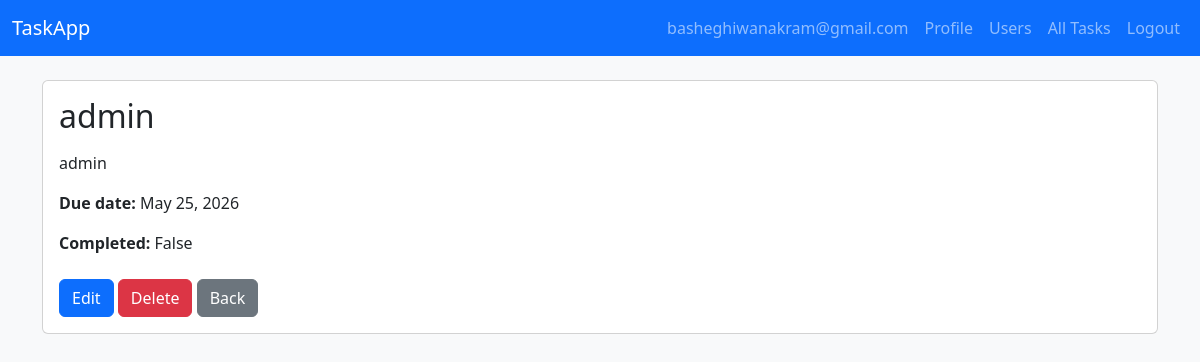
The page /tasks/6/ (signed in) on the database its author committed.
### accounte/models.py (models this page shows, shortened)
class Task(models.Model):
    owner = models.ForeignKey(settings.AUTH_USER_MODEL, on_delete=models.CASCADE, related_name='tasks')
    title = models.CharField(max_length=200)
    description = models.TextField(blank=True)
    created_at = models.DateTimeField(auto_now_add=True)
    due_date = models.DateField(null=True, blank=True)
    completed = models.BooleanField(default=False)
    class Meta:
        ordering = ['-created_at']

### accounte/views.py (the view)
# urls.py: path('tasks/<int:pk>/', TaskDetailView.as_view(), name='task-detail'),
class TaskDetailView(LoginRequiredMixin, DetailView):
    model = Task
    template_name = 'accounte/task_detail.html'
    context_object_name = 'task'
    def get_queryset(self):
        return Task.objects.filter(owner=self.request.user)

### accounte/templates/accounte/task_detail.html
{% extends 'accounte/base.html' %} {% block title %}Task Detail{% endblock %}
{%block content %}
<div class="card">
  <div class="card-body">
    <h2 class="card-title">{{ task.title }}</h2>
    <p class="card-text">{{ task.description|linebreaks }}</p>
    <p><strong>Due date:</strong> {{ task.due_date }}</p>
    <p><strong>Completed:</strong> {{ task.completed }}</p>
    <div class="mt-4">
      <a class="btn btn-primary" href="{% url 'task-update' task.pk %}">Edit</a>
      <a class="btn btn-danger" href="{% url 'task-delete' task.pk %}"
        >Delete</a
      >
      <a class="btn btn-secondary" href="{% url 'task-list' %}">Back</a>
    </div>
  </div>
</div>
{% endblock %}

### accounte/templates/accounte/base.html (shortened to what this page needs)
<!doctype html>
<html lang="en">
  <head>
    <link
      rel="stylesheet"
      href="https://cdn.jsdelivr.net/npm/bootstrap@5.3.0/dist/css/bootstrap.min.css"
    />
  </head>
  <body class="bg-light">
    <nav class="navbar navbar-expand-lg navbar-dark bg-primary mb-4">
      <div class="container-fluid">
        <a class="navbar-brand" href="{% url 'task-list' %}"> TaskApp </a>
        <div class="collapse navbar-collapse">
          <ul class="navbar-nav ms-auto">
            {% if request.user.is_authenticated %}
            <li class="nav-item">
              <a class="nav-link" href="#"> {{ request.user.username }} </a>
            </li>
            <li class="nav-item">
              <a class="nav-link" href="{% url 'profile' %}"> Profile </a>
            </li>
            {% if request.user.is_superuser %}
            <li class="nav-item">
              <a class="nav-link" href="{% url 'user-list' %}"> Users </a>
            </li>
            <li class="nav-item">
              <a class="nav-link" href="{% url 'tasks-list' %}"> All Tasks </a>
            </li>
            {% endif %}
            <li class="nav-item">
              <a class="nav-link" href="{% url 'logout' %}"> Logout </a>
            </li>
            {% endif %}
          </ul>
        </div>
      </div>
    </nav>
    <div class="container">
       {% block content %} {% endblock %}
    </div>
  </body>
</html>

### rows shown on the page
Task: title "admin", description "admin", due_date "May 25, 2026", completed "False"

### other values the page prints
{{ request.user.username }} "basheghiwanakram@gmail.com"
